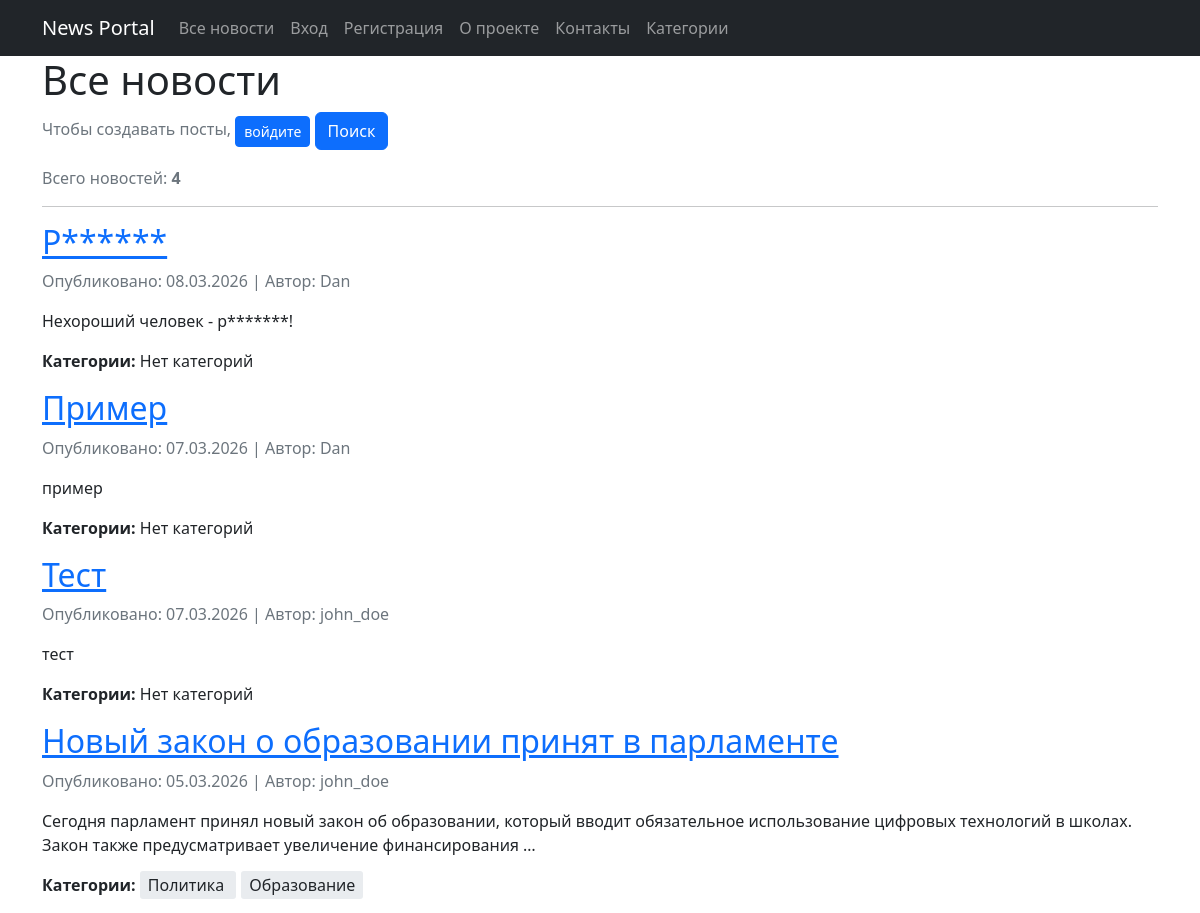
The page /news/ on the database as committed earlier.
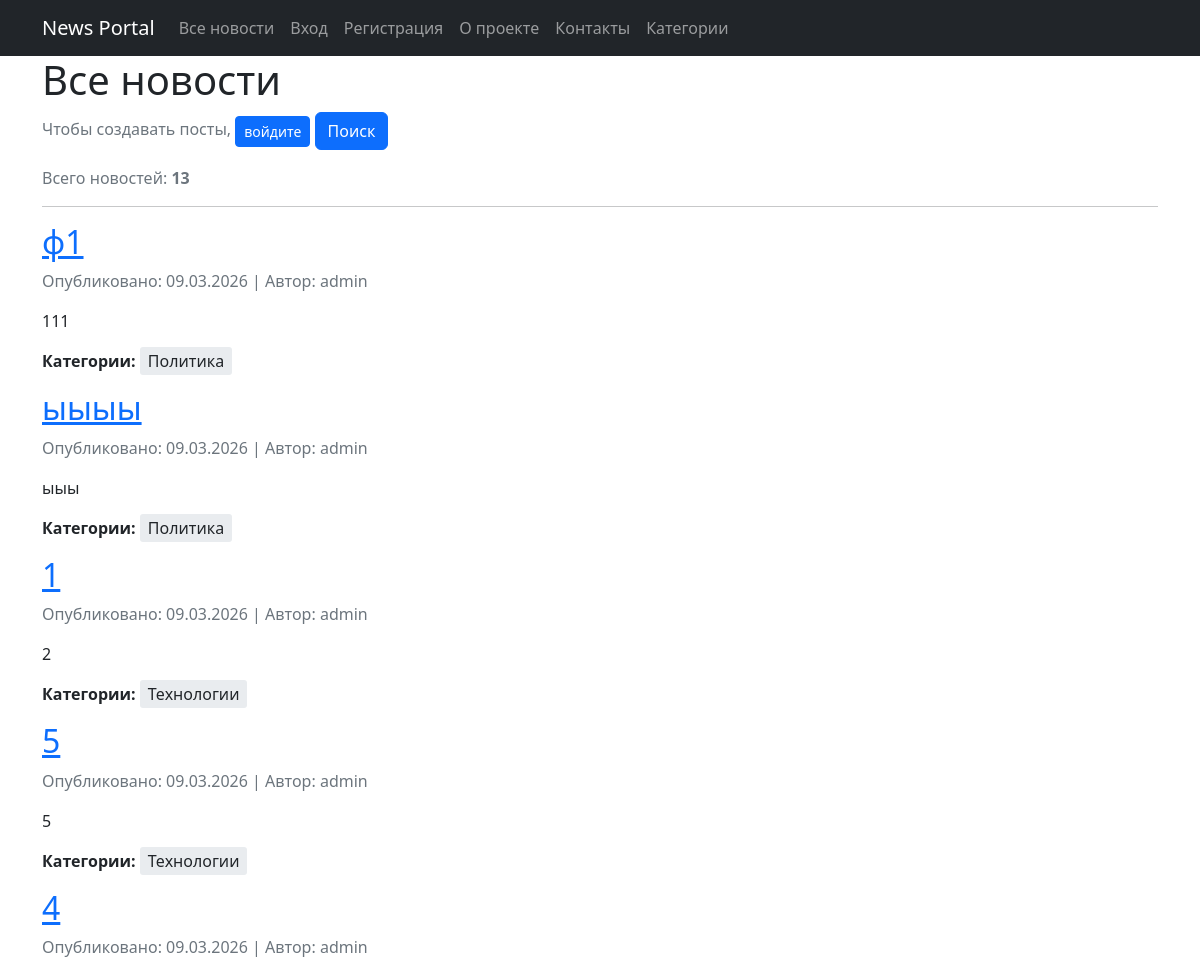
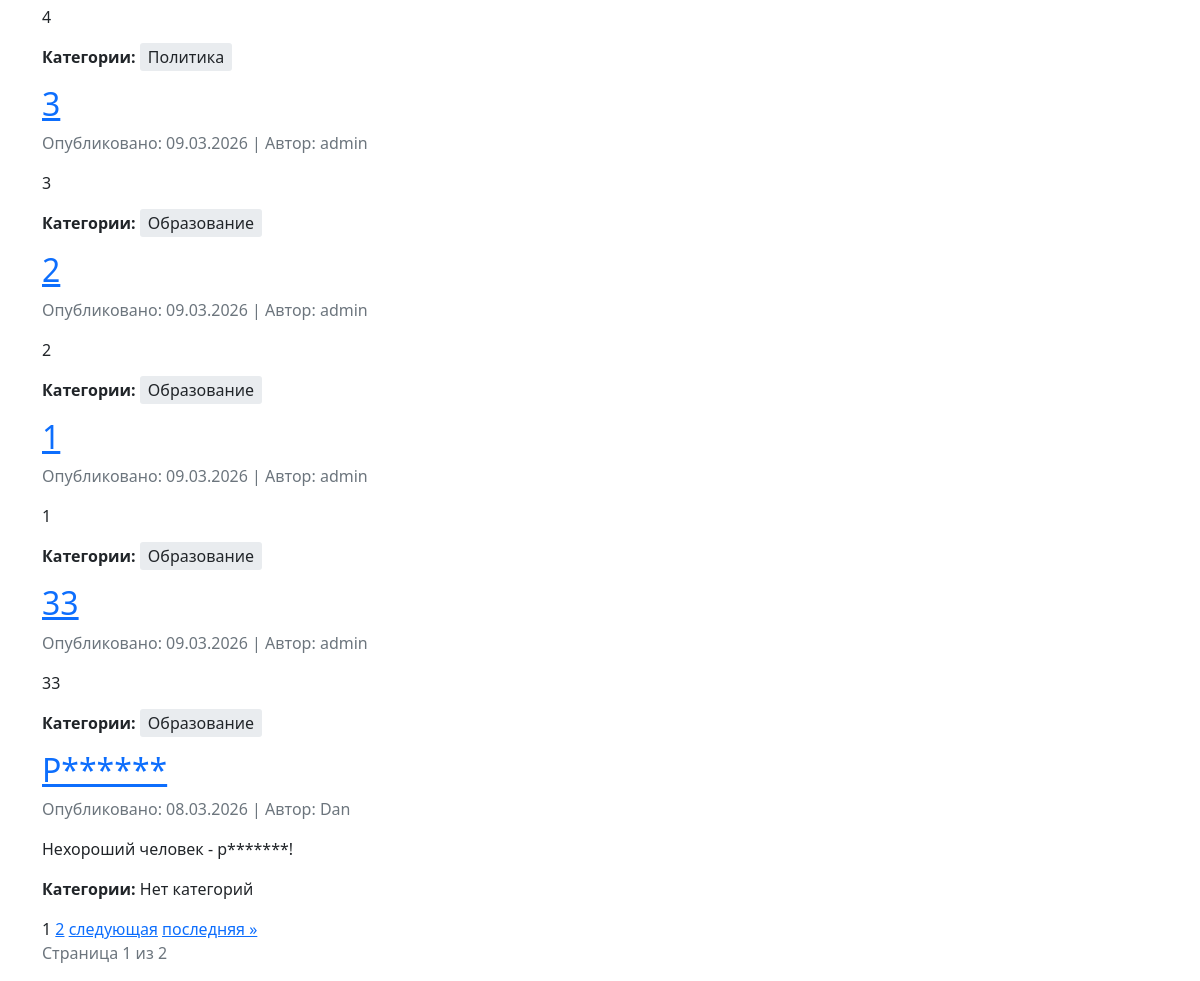
The same page on the database as committed later (2 pictures, top to bottom).
### news/models.py (models this page shows, shortened)
class Post(models.Model):
    ARTICLE = 'AR'
    NEWS = 'NW'
    POST_TYPES = [
        (ARTICLE, 'Статья'),
        (NEWS, 'Новость'),
    ]
    author = models.ForeignKey(Author, on_delete=models.CASCADE, related_name='posts')
    post_type = models.CharField(max_length=2, choices=POST_TYPES, default=ARTICLE)
    created_at = models.DateTimeField(auto_now_add=True)
    categories = models.ManyToManyField(Category, through='PostCategory')
    title = models.CharField(max_length=200)
    content = models.TextField()
    rating = models.IntegerField(default=0)

class Author(models.Model):
    user = models.OneToOneField(User, on_delete=models.CASCADE)
    rating = models.IntegerField(default=0)

class Category(models.Model):
    name = models.CharField(max_length=100, unique=True)
    subscribers = models.ManyToManyField(
        User,
        related_name='subscribed_categories',
        blank=True
    )

### news/views.py (the view)
# urls.py: path('', NewsList.as_view(), name='news_list'),
class NewsList(ListView):
    model = Post
    template_name = 'news_list.html'
    context_object_name = 'news'
    queryset = Post.objects.filter(post_type='NW').order_by('-created_at')
    paginate_by = 10

### news/templatetags/custom_filters.py (called while the page is built)
@register.filter(name='censor')
@stringfilter  # Фильтр будет применяться только к строкам
def censor(value):
    if not isinstance(value, str):
        raise TypeError(f"Фильтр censor может применяться только к строкам. Получен тип: {type(value).__name__}")
    words = value.split()
    censored_words = []
    for word in words:
        word_lower = word.lower().strip('.,!?;:"()')
        if word_lower in BAD_WORDS:
            first_letter = word[0]
            censored_word = first_letter + '*' * (len(word) - 1)
            if word[-1] in '.,!?;:"()':
                censored_word += word[-1]
            censored_words.append(censored_word)
        else:
            censored_words.append(word)
    return ' '.join(censored_words)

### templates/news_list.html (shortened to what this page needs)
{% extends "flatpages/default.html" %}
{% load custom_filters %}
{% block content %}
    <h1>Все новости</h1>
    <p>
    {% if user.is_authenticated %}
        {% if perms.news.add_post %}
            <a href="{% url 'news_create' %}" class="btn btn-success">Создать новость</a>
            <a href="{% url 'article_create' %}" class="btn btn-info">Создать статью</a>
        {% else %}
            <span class="text-muted">Чтобы создавать посты, </span>
            <a href="{% url 'become_author' %}" class="btn btn-warning btn-sm">Станьте автором</a>
        {% endif %}
    {% else %}
        <span class="text-muted">Чтобы создавать посты, </span>
        <a href="{% url 'account_login' %}" class="btn btn-primary btn-sm">войдите</a>
    {% endif %}
    <a href="{% url 'news_search' %}" class="btn btn-primary">Поиск</a>
    </p>
    <p class="text-muted">Всего новостей: <strong>{{ page_obj.paginator.count }}</strong></p>
    <hr>
    {% if news %}
        {% for post in news %}
            <div class="news-item">
                <h2>
                    <a href="{% url 'news_detail' post.id %}">{{ post.title|censor }}</a>
                </h2>
                <p class="text-muted">
                    Опубликовано: {{ post.created_at|date:"d.m.Y" }} |
                    Автор: {{ post.author.user.username }}
                </p>
                <p>{{ post.content|censor|truncatewords:20 }}</p>
                <p>
                    <strong>Категории:</strong>
                    {% for category in post.categories.all %}
                        <span style="background-color: #e9ecef; padding: 3px 8px; margin-right: 5px; border-radius: 3px;">
                            {{ category.name }}
                        </span>
                    {% empty %}
                        <span>Нет категорий</span>
                    {% endfor %}
                </p>
            </div>
        {% endfor %}
        {% if is_paginated %}
            <div class="pagination">
                <span class="step-links">
                    {% for num in page_obj.paginator.page_range %}
                        {% if page_obj.number == num %}
                            <span class="current">{{ num }}</span>
                        {% elif num > page_obj.number|add:'-3' and num < page_obj.number|add:'3' %}
                            <a href="?page={{ num }}">{{ num }}</a>
                        {% endif %}
                    {% endfor %}
                    {% if page_obj.has_next %}
                        <a href="?page={{ page_obj.next_page_number }}">следующая</a>
                        <a href="?page={{ page_obj.paginator.num_pages }}">последняя &raquo;</a>
                    {% endif %}
                </span>
            </div>
            <p class="text-muted">
                Страница {{ page_obj.number }} из {{ page_obj.paginator.num_pages }}
            </p>
        {% endif %}
    {% else %}
        <p>Новостей пока нет.</p>
    {% endif %}
{% endblock %}

Rows that differ between the two databases and show on the page:
no longer on this page (row unchanged): Post: title|censor "Пример", created_at "07.03.2026", author.user.username "Dan", content|censor "пример"
no longer on this page (row unchanged): Post: title|censor "Тест", created_at "07.03.2026", author.user.username "john_doe", content|censor "тест"
no longer on this page (row unchanged): Post: title|censor "Новый закон о образовании принят в парламенте", created_at "05.03.2026", author.user.username "john_doe", content|censor "Сегодня парламент принял новый закон об образовании, который вводит обязательное использование цифровых технологий в школах. Закон также предусматривает увеличение финансирования …", Category (name "Политика"), Category (name "Образование")
added Post: title|censor "ф1", created_at "09.03.2026", author.user.username "admin", content|censor "111", Category (name "Политика")
added Post: title|censor "ыыыы", created_at "09.03.2026", author.user.username "admin", content|censor "ыыы", Category (name "Политика")
added Post: title|censor "1", created_at "09.03.2026", author.user.username "admin", content|censor "2"
now on this page (row unchanged): Category: name "Технологии"
added Post: title|censor "5", created_at "09.03.2026", author.user.username "admin", content|censor "5"
added Post: title|censor "4", created_at "09.03.2026", author.user.username "admin", content|censor "4", Category (name "Политика")
added Post: title|censor "3", created_at "09.03.2026", author.user.username "admin", content|censor "3", Category (name "Образование")
added Post: title|censor "2", created_at "09.03.2026", author.user.username "admin", content|censor "2", Category (name "Образование")
added Post: title|censor "1", created_at "09.03.2026", author.user.username "admin", content|censor "1", Category (name "Образование")
added Post: title|censor "33", created_at "09.03.2026", author.user.username "admin", content|censor "33", Category (name "Образование")
Other text that changed with them:
{{ page_obj.paginator.count }}: "4" → "13"
{{ page_obj.number }}: (not shown) → "1"
{{ page_obj.paginator.num_pages }}: (not shown) → "2"
new list line: "1"
new list line: "2"
text now shown: "следующая последняя » Страница из"
